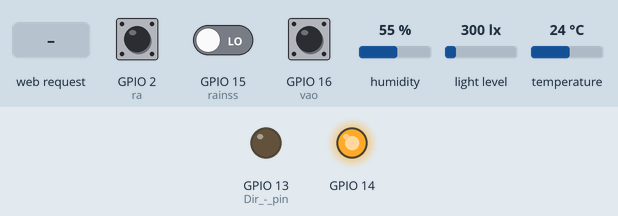
Simulated run of this sketch. Board: ESP8266 (NodeMCU). On the bench: output pins drawn as LEDs (lit = HIGH). The test bench sets the inputs (shaded band); at power-on: GPIO 2 (ra) HIGH, GPIO 15 (rainss) LOW, GPIO 16 (vao) HIGH, humidity 55 %, light level 300 lx, temperature 24 °C. WiFi joins after 1.5 s; servers stay silent unless stated; pins used as bus, display or sensor lines are not drawn; what the sketch prints to the serial monitor is not drawn.

Above: at 2.7 s.
2.8 s: HTTP request GET /on received
At 3.7 s:
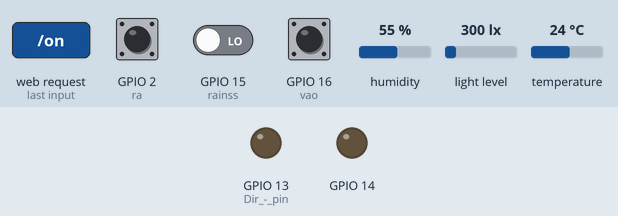
5.5 s: HTTP request GET /off received
At 6.4 s:
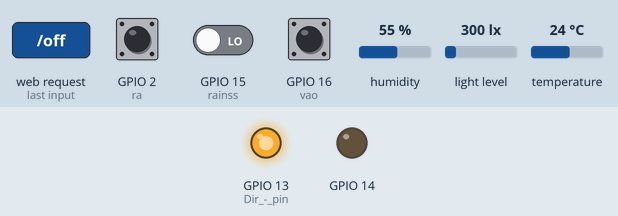
8.5 s: GPIO 2 (ra) pulled LOW for 0.15 s
At 10.8 s:
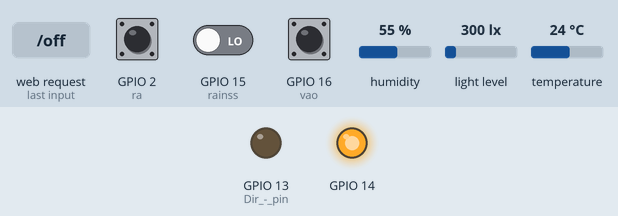
Timing chart, 0 to 12.3 s (numbered marks = the images above; inputs shaded):
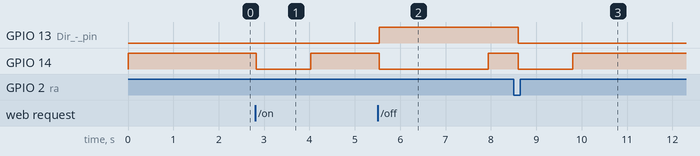

The sketch:

SERVER_Final.ino
```cpp
// Thong so Wifi
//const char* ssid = "TEST";
//const char* password = "5uperM@n!@#$%";

const char* ssid = "Luffy";
const char* password = "111222333";

#include <ESP8266WiFi.h>
#include <Wire.h>

#include <DHT.h>
#define DHTPIN 0
#define DHTTYPE DHT21
DHT dht(DHTPIN, DHTTYPE);

#include <BH1750.h>
BH1750 lightMeter;


char ra; //Trang thai nut Ra
char vao; //Trang thai nut Vao

// Tao server
WiFiServer server(80);

// Pin
int x;
String tt ="Đang đóng";
String rain;

void setup() {

  // Khoi dong Serial
  Serial.begin(9600);
  dht.begin();
  Wire.begin();
  lightMeter.begin();
  Serial.println("Running...");
  delay(10);

  pinMode(16, INPUT_PULLUP); //vao
  pinMode(2, INPUT_PULLUP); //ra
  pinMode(15,INPUT); //rainss
  pinMode(14,OUTPUT); // Enable pin - chân khởi động - nối vào GND sẽ giúp ta bật động cơ bước, nối vô VCC động cơ bước được thả ra. Nôm na: GND = servo.attach, VCC = servo.detach
  pinMode(12,OUTPUT); // Step pin
  pinMode(13,OUTPUT); // Dir - pin
  digitalWrite(14,HIGH); // Set Enable off
  digitalWrite(13,LOW);

  // Ket noi toi mang WiFi
  Serial.println();
  Serial.println();
  Serial.print("Dang ket noi toi mang ");
  Serial.println(ssid);

  WiFi.begin(ssid, password);

  while (WiFi.status() != WL_CONNECTED) {
    delay(500);
    Serial.print(".");
  }
  Serial.println("");
  Serial.println("Da ket noi WiFi");

  // Khoi dong server
  server.begin();
  Serial.println("Khoi dong Server");

  // In dia chi IP
  Serial.println(WiFi.localIP());
}

void loop() {

  ra = chong_doi_ra();
  if (ra == true && tt == "Đang đóng"){
     dcra();
  }

  vao = chong_doi_vao();
    if (vao == true){
  }

  // Kiem tra neu co client ket noi
  WiFiClient client = server.available();
  if (!client) {
    return;
  }

  // Doi client gui data
  Serial.println("Co client moi");
  while(!client.available()){
    delay(1);
  }


 // Reading temperature and humidity
  float h = dht.readHumidity();
  // Read temperature as Celsius
  float t = dht.readTemperature();
  //light
  uint16_t lux = lightMeter.readLightLevel();
  // read rainss
  int mua = digitalRead(15);
  if (mua == 1) rain = "Không mưa";
  else
  {
    rain = "Có mưa";
    if (tt == "Đang mở") dcvao();
  }

  // Doc yeu cau tu client
  String req = client.readStringUntil('\r');
  Serial.println(req);
  client.flush();

  // Kiem tra yeu cau la gi
  if (req.indexOf("/on") != -1){
    dcra();
  }
  else if (req.indexOf("/off") != -1) {
    dcvao();
  }
  client.flush();

  // Chuan bi thong tin phan hoi
  String s = "HTTP/1.1 200 OK\r\nContent-Type: text/html\r\n\r\n";
  s += "<head>";
  s += "<meta http-equiv=\"Refresh\" content=\"5; url=/update\" />";
  s += "<meta http-equiv=\"Content-Type\" content=\"application/vnd.wap.xhtml+xml; charset=utf-8\" />";
  s += "<meta name=\"viewport\" content=\"width=device-width, initial-scale=1\">";
  s += "<script src=\"https://code.jquery.com/jquery-2.1.3.min.js\"></script>";
  s += "<link rel=\"stylesheet\" href=\"https://maxcdn.bootstrapcdn.com/bootstrap/3.3.4/css/bootstrap.min.css\">";
  s += "</head>";
  s += "<div class=\"container\">";
  s += "<h1><center>Đồ án tốt nghiệp - Cơ điện tử - HCMUTE</center></h1>";
  s += "<hr />";
  s += "<hr />";
  s += "<div class=\"row\">";
  s += "<div class=\"col-md-6\"><input class=\"btn btn-block btn-lg btn-success\" type=\"button\" value=\"Phơi ra\" onclick=\"on()\"></div>";
  s += "<div class=\"col-md-6\"><input class=\"btn btn-block btn-lg btn-danger\" type=\"button\" value=\"Thu vào\" onclick=\"off()\"></div>";
  s += "</div></div>";
  s += "<hr />";
  s += "<hr />";
  s += "<div class=\"col-md-3\">Nhiệt độ:</div><div class=\"col-md-3\">" + String(t) + " *C" + "</div>";
  s += "<div class=\"col-md-3\">Độ ẩm:</div><div class=\"col-md-3\">" + String(h) + " %" +"</div>";
  s += "<div class=\"col-md-3\">Ánh sáng:</div><div class=\"col-md-3\">" + String(lux) + " lux" + "</div>";
  s += "<div class=\"col-md-3\">Có mưa:</div><div class=\"col-md-3\">" + rain + "  " + "</div>";
  s += "<div class=\"col-md-3\">Trạng thái:</div><div class=\"col-md-3\">" + String(tt) + "</div>";
  s += "<br />";
  s += "<br>";
  s += "<hr />";
  s += "<hr />";
  //s += "<center><strike>Nguyễn Thành Tâm <3</strike></center>";
  s += "<center>Đại học Sư phạm Kỹ thuật TP HCM</center>";
  s += "<script>function on() {$.get(\"/on\");}</script>";
  s += "<script>function off() {$.get(\"/off\");}</script>";

  // Gui thong tin cho client
  client.print(s);
  delay(1);
  Serial.println("Ngat ket noi Client");

}

void dcvao() {
  digitalWrite(14,LOW); // Đặt Enable ở trạng thái LOW
  digitalWrite(13,HIGH); // Đặt Dir  ở trạng thái HIGH
  for(x = 0; x < 600; x++) // Cho chay 1 vong
  {
    digitalWrite(12,HIGH);
    delay(1);
    digitalWrite(12,LOW);
    delay(1);
  }
  digitalWrite(14,HIGH);
  tt = "Đang đóng";
}

void dcra() {
  digitalWrite(14,LOW); // Đặt Enable ở trạng thái LOW
  digitalWrite(13,LOW); // Đặt Dir  ở trạng thái HIGH
  for(x = 0; x < 600; x++) // Cho chay 1 vong
  {
    digitalWrite(12,HIGH);
    delay(1);
    digitalWrite(12,LOW);
    delay(1);
  }
  digitalWrite(14,HIGH);
  tt = "Đang mở";
}


boolean chong_doi_ra(){
int nhannutra =! digitalRead(2);
delay(50);
return nhannutra;
}

boolean chong_doi_vao(){
int nhannutvao =! digitalRead(16);
delay(50);
return nhannutvao;
}
```

Measured:
- after the input at 2.8 s, GPIO 14: HIGH → LOW at once, → HIGH 1.2 s later
- after the input at 5.5 s, GPIO 13 (Dir_-_pin): LOW → HIGH at once; GPIO 14: HIGH → LOW at once, → HIGH 2.4 s later
- after the input at 8.5 s, GPIO 13 (Dir_-_pin): HIGH → LOW after 0.10 s; GPIO 14: HIGH → LOW after 0.10 s, → HIGH 1.2 s later
